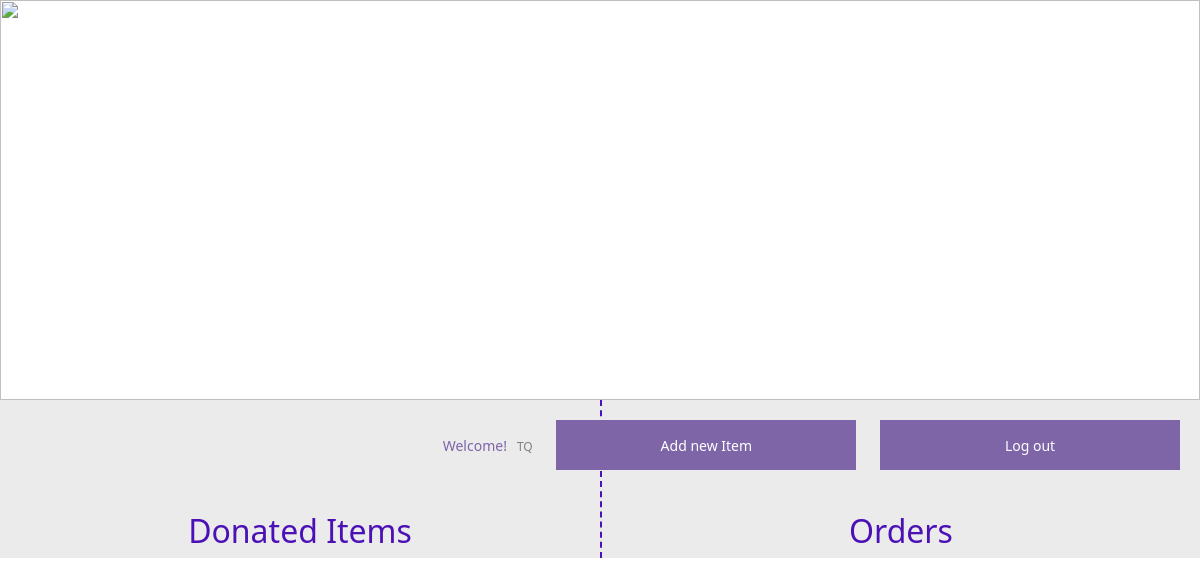
/list/item/TQ, run on an earlier commit of the app's database.
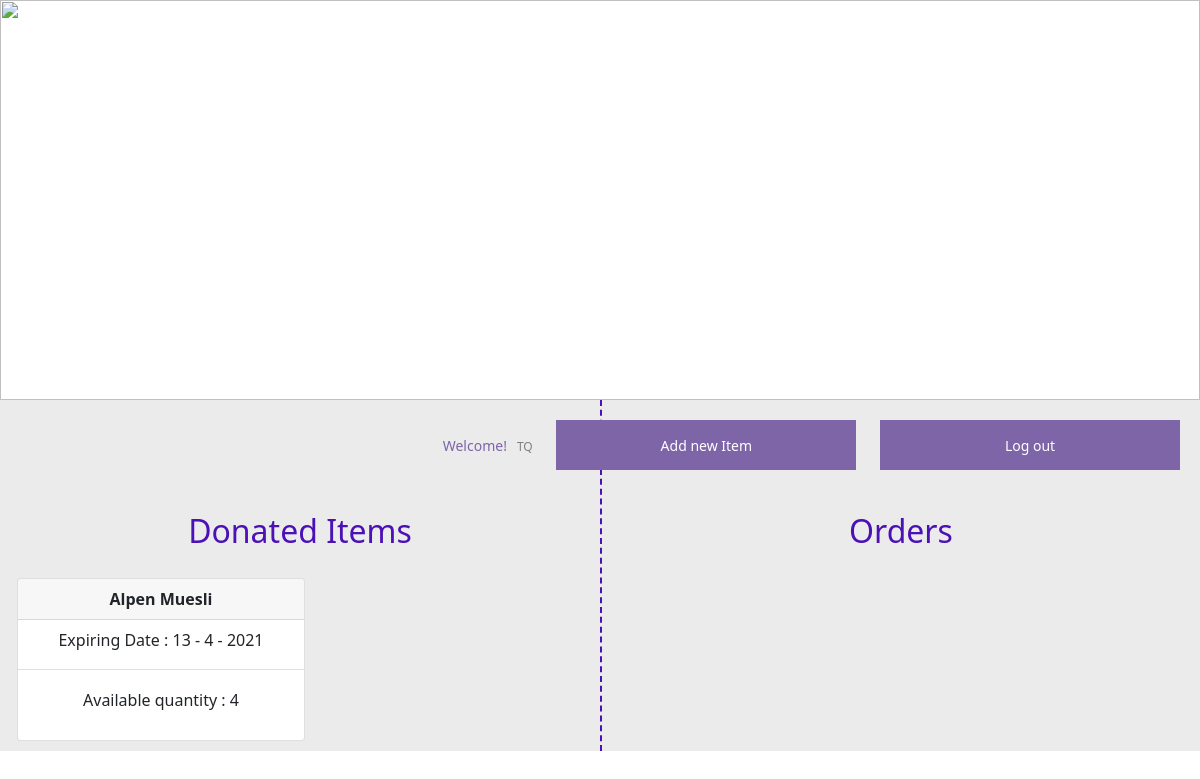
And on a later commit of the database.
### app.py (models this page shows, shortened)
class fooditem(db.Model):
    id = db.Column(db.Integer, primary_key=True, autoincrement=True)
    username = db.Column(db.String(80), nullable=False)
    itemName = db.Column(db.String(120), nullable=False)
    expDay = db.Column(db.Integer, nullable=False)
    expMonth = db.Column(db.Integer, nullable=False)
    expYear = db.Column(db.Integer, nullable=False)
    qx = db.Column(db.Integer, nullable=False)

### app.py (the view, shortened to what this page needs)
@app.route('/list/item/<username>')
def listitem(username):
    items = {}
    items = fooditem.query.filter_by(username=username).all()
    order = orders.query.filter_by(username=username).all()
    if len(items) == 0:
        items = deletedfooditems.query.filter_by(username=username).all()
    obj = {}
    return render_template("item-list-store.html", usrname=username, items=items, orders=order, foodnames=obj)

### templates/item-list-store.html (shortened to what this page needs)
{% extends 'base.html' %}
{% block body %}
<div class="header-container">
    <img src="/static/images/header.jpg" height="400px" width="100%" alt="">
    <div id="username">Welcome!<label id="usrname">{{usrname}}</label>
        <button class="filledbtn" id="newitembtn">Add new Item</button>
        <button class="filledbtn" id="logOutBtn">Log out</button>
    </div>
</div>
<div class="container-fluid" style="background-color:rgb(235, 235, 235);">
    <div class="row">
        <div class="col-md-6">
            <div class="row mt-5">
                <h2 class="text-center pt-3 mt-5" style="color: rgb(75, 17, 182);">Donated Items</h2>
                {% for item in items %}
                {% if item.qx != 0 %}
                <div class="col-md-6 text-center">
                    <div class="card" style="width: 18rem; margin: 20px 5px 10px 5px;">
                        <div class="card-header">
                            <strong>{{item.itemName}}</strong>
                        </div>
                        <ul class="list-group list-group-flush">
                            <li class="list-group-item">Expiring Date : {{item.expDay}} -
                                {{item.expMonth}} - {{item.expYear}}</li>
                            <li class="list-group-item text-center">Available quantity :
                                {{item.qx}}</span>
                            </li>
                        </ul>
                    </div>
                </div>
                {% endif %}
                {% endfor %}
            </div>
        </div>
        <div class="col-md-6" style="border-left: 2px dashed rgb(75, 17, 182);">
            <div class="row mt-5">
                <h2 class="text-center pt-3 mt-5" style="color: rgb(75, 17, 182);">Orders</h2>
            </div>
        </div>
    </div>
</div>
{% endblock %}

### templates/base.html (shortened to what this page needs)
<!DOCTYPE html>
<html lang="en">
<head>
    <link rel="stylesheet" href="{{ url_for('static', filename='css/main.css') }}">
    <link rel="stylesheet" href="{{ url_for('static', filename='css/bootstrap.min.css') }}">
</head>
<body>
    {% block body %}{% endblock %}
</body>
</html>

### static/css/main.css (style rules this page uses)
body { font-family: Verdana, Geneva, Tahoma, sans-serif; margin: 0px !important; padding: 0px !important; }
* { box-sizing: border-box; }
.header-container { position: relative; height: 400px; width: 100%; }
.row { display: flex; }
.filledbtn { width: 300px; height: 50px; margin: 10px; text-align: center !important; border-style: none; color: white !important; background-color: rgb(125, 101, 168); }
label { display: inline; font-size: 12px; color: gray; margin: 10px; }
#username { text-align: right; font-size: 14px; color: rgb(125, 101, 168); margin: 10px; }
li { position: relative; width: 100%; height: 50px; list-style-type: none; margin-bottom: 10px; border-top: none; border-right: none; border-bottom: 1px gray dotted; border-left: 1px gray dotted; }

What changed in the data, as far as the page shows it:
added fooditem: itemName "Alpen Muesli", expDay "13", expMonth "4", expYear "2021", qx "4"
